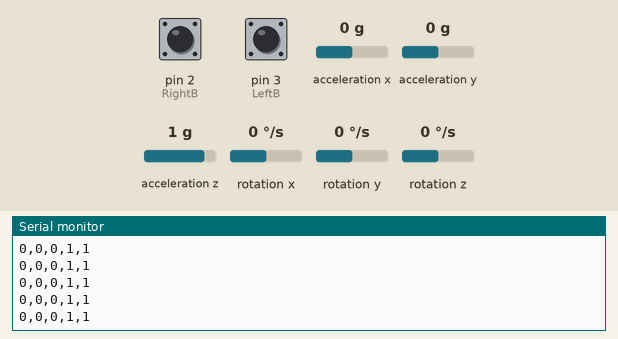
Simulated run of this sketch. Board: Arduino Uno, built with avr-gcc and run on an emulated ATmega328P. Shown: the last lines printed to the serial monitor. The test bench sets the inputs (shaded band); at power-on: rotation z 0 °/s, acceleration x 0 g, acceleration y 0 g, pin 2 (RightB) HIGH, pin 3 (LeftB) HIGH, acceleration z 1 g, rotation x 0 °/s, rotation y 0 °/s. No radio packets arrive unless stated.

Above: at 4.2 s.
4.3 s: rotation z set to 100 °/s
At 4.8 s:
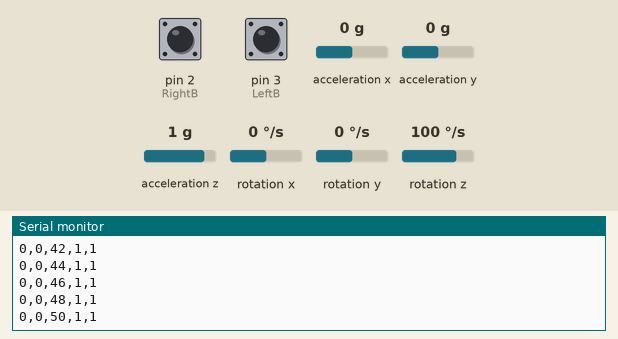
7.3 s: acceleration x set to 0.8 g
At 8.1 s:
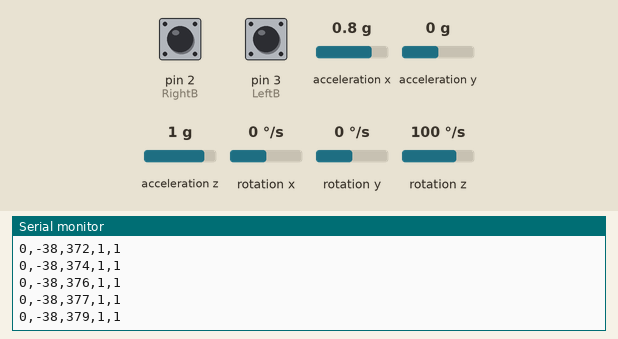
10.3 s: acceleration y set to -1.4 g
At 11.1 s:
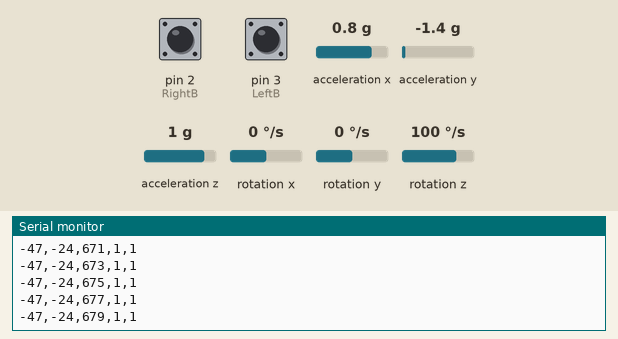
13.3 s: acceleration x set to -1.4 g
At 13.8 s:
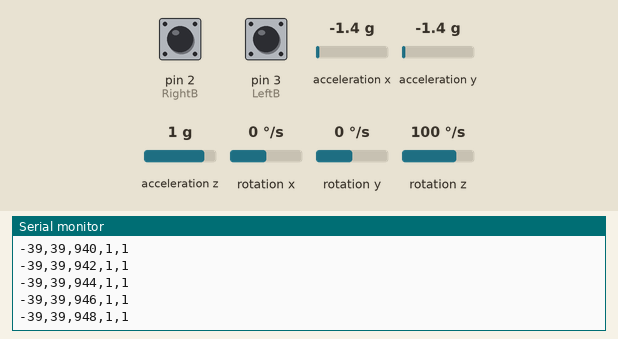
16.3 s: acceleration y set to 0 g
At 17.0 s:
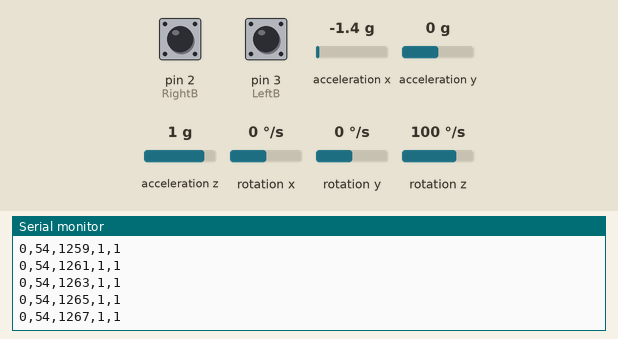
19.3 s: pin 2 (RightB) pulled LOW for 0.15 s
Timing chart, 0 to 21.9 s (numbered marks = the images above; inputs shaded):
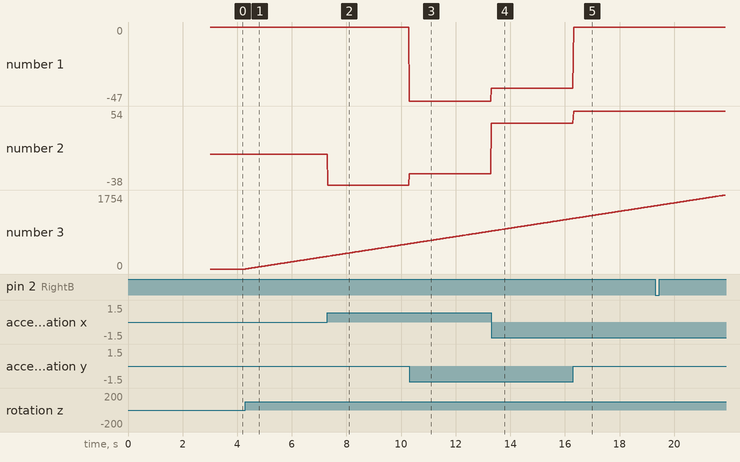

Measured:
- after the input at 4.3 s, the serial monitor: prints a new line at once (image 1)
- plotted number 3: 0 → 298 after the input at 4.3 s

The sketch:

Air_Mouse_Hardware.ino
```cpp
#include <MPU6050_tockn.h>
#include <Wire.h>
#include <SPI.h>
#include <nRF24L01.h>
#include <RF24.h>

RF24 radio(7, 8); // CE, CSN
int LeftB = 3;    // Left Button Pin
int RightB = 2;
MPU6050 mpu6050(Wire);
int mouse_input;
int teleporter;
int X, Y, Z;      // Data Variables for mouse co-ordinates
int OX, OY, OZ;   // Angle Variables for calculating gyroscope zero error

// Define a struct to hold all the variables
struct SensorData {
  int X;
  int Y;
  int Z;
  int mouse_input;
  int teleporter;
};

const byte address[6] = "00001";

void setup() {
  radio.begin();
  radio.openWritingPipe(address);
  radio.setPALevel(RF24_PA_MIN);
  radio.stopListening();
  Serial.begin(9600); // Initialise Serial communication
  Wire.begin();         // Initialise I2C communication
  mpu6050.begin();      // Initialise Gyro communication
  Serial.println("STRTM"); // Identifier "STARTM" for start mouse
  radio.write(&"STRTM", sizeof("STRTM"));
  mpu6050.calcGyroOffsets(true); // Setting Gyro offsets
  //mpu6050.update(); // Command to calculate the sensor data before using the get command
  OX = mpu6050.getAngleX(); // Getting angle X Y Z
  OY = mpu6050.getAngleY();
  OZ = mpu6050.getAngleZ();
  Serial.println(String(OX) + ',' + String(OY) + ',' + String(OZ));
  pinMode(LeftB, INPUT); // Setting Pinmode for all three buttons as INPUT
  digitalWrite(LeftB, HIGH);
  pinMode(RightB, INPUT); // Setting Pinmode for all three buttons as INPUT
  digitalWrite(RightB, HIGH);


}

void loop() {
  mpu6050.update();
  X = mpu6050.getAngleX() - (OX); // Getting angle X Y Z
  Y = mpu6050.getAngleY() - (OY);
  Z = mpu6050.getAngleZ() - (OZ);
  mouse_input = digitalRead(LeftB);
  teleporter = digitalRead(RightB);

  // Create an instance of the struct and assign values
  SensorData sensorData;
  sensorData.X = X;
  sensorData.Y = Y;
  sensorData.Z = Z;
  sensorData.mouse_input = mouse_input;
  sensorData.teleporter = teleporter;

  // Send the entire struct using radio.write
  radio.write(&sensorData, sizeof(sensorData));

  // Mouse movement resolution delay
  Serial.println(String(X) + ',' + String(Y) + ',' + String(Z) + ',' + String(mouse_input) + ',' + String(teleporter)); // Sends corrected gyro data to the Serial Port with the identifier "DATAL"
  delay(15);
}
```
